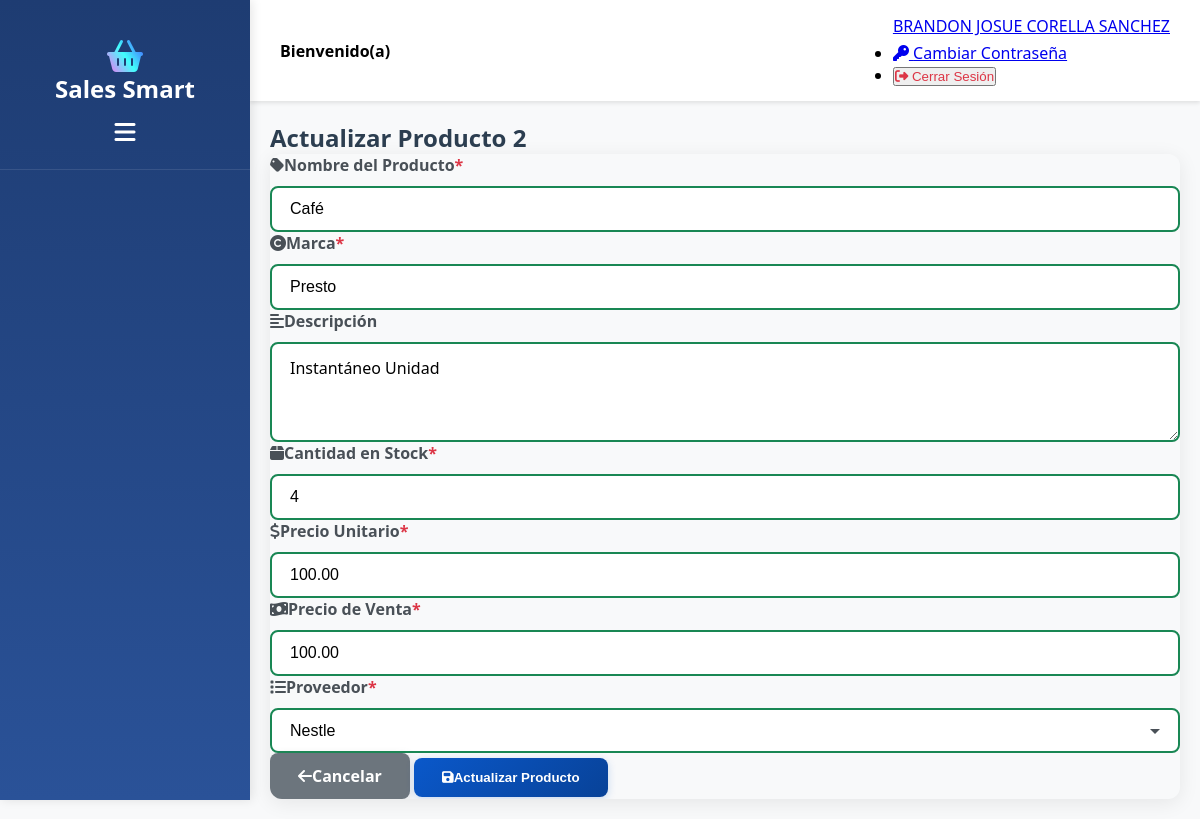
Screenshot of /View/Productos/ActualizarProducto.php?id=2 (signed in) with the database file from the repository.
### tables this page shows
CREATE TABLE `tbproducto` (
  `idProducto` int NOT NULL AUTO_INCREMENT,
  `codigoBarras` varchar(255) NOT NULL,
  `nombre` varchar(255) NOT NULL,
  `marca` varchar(255) NOT NULL,
  `idCategoria` int NOT NULL,
  `descripcion` varchar(255) NOT NULL,
  `cantidad` int NOT NULL,
  `precioUnitario` decimal(10,2) DEFAULT NULL,
  `precio` decimal(10,2) DEFAULT NULL,
  `idProveedor` int NOT NULL,
  `estado` bit(1) NOT NULL DEFAULT b'1',
  PRIMARY KEY (`idProducto`),
  UNIQUE KEY `uq_tbproducto_codigoBarras` (`codigoBarras`),
  KEY `FK_PRODUCTO_CATEGORIA` (`idCategoria`),
  KEY `FK_PRODUCTO_PROVEEDOR` (`idProveedor`),
  CONSTRAINT `FK_PRODUCTO_CATEGORIA` FOREIGN KEY (`idCategoria`) REFERENCES `tbcategoria` (`idCategoria`),
  CONSTRAINT `FK_PRODUCTO_PROVEEDOR` FOREIGN KEY (`idProveedor`) REFERENCES `tbproveedores` (`idProveedor`)
);

### Model/ProductosModel.php (called while the page is built, shortened)
<?php
    function ConsultarProveedoresModel ()
    {
        try
        {
            $context = OpenConnection();
            $sentencia = "CALL ConsultarProveedores()";
            $resultado = $context -> query($sentencia);
            $datos = [];
            while ($row = $resultado->fetch_assoc())
            {
                $datos[] = $row;
            }
            return $datos;
        }
        catch(Exception $error)
        {
            SaveError($error);
            return false;
        }
    }
    function ConsultarProductoPorIdModel($idProducto)
    {
        try
        {
            $context = OpenConnection();
            $sentencia = "CALL ConsultarProductoPorId($idProducto)";
            $resultado = $context -> query($sentencia);
            $datos = null;
            while ($row = $resultado->fetch_assoc())
            {
                $datos = $row;
            }
            return $datos;
        }
        catch(Exception $error)
        {
            SaveError($error);
            return false;
        }
    }
?>

### Controller/ProductosController.php (called while the page is built, shortened)
<?php
    include_once $_SERVER['DOCUMENT_ROOT'] . '/SalesSmart/Model/ProductosModel.php';
    function ConsultarProveedor ()
    {
        return ConsultarProveedoresModel();
    }
    function ConsultarProductoPorId($idProducto)
    {
        return ConsultarProductoPorIdModel($idProducto);
    }
?>

### View/Productos/ActualizarProducto.php (the view, shortened to what this page needs)
<?php
    include_once $_SERVER['DOCUMENT_ROOT'] . '/SalesSmart/View/LayoutInterno.php';
    include_once $_SERVER['DOCUMENT_ROOT'] . '/SalesSmart/Controller/ProductosController.php';
    $idProducto = $_GET["id"];
    $proveedores = ConsultarProveedor();
    $producto = ConsultarProductoPorId($idProducto);
?>
<!doctype html>
<html lang="es">
<body>
    <div class="row mb-3">
        <div class="col-12 mt-4">
            <h2 class="text-center mb-3" style="color: #2c3e50; font-weight: 700;">Actualizar Producto <?php echo $idProducto ?></h2>
        </div>
    </div>
    <div class="card">
        <div class="card-body p-4">
            <form method="POST" action="" id="formProducto">
                <div class="row">
                    <div class="col-md-6 mb-4">
                        <label for="nombre" class="form-label-custom"> <i class="fa-solid fa-tag me-2"></i>Nombre del Producto <span class="text-danger">*</span></label>
                        <input type="text" class="form-control-custom" id="nombre" name="nombre" value="<?php echo $producto["nombre"] ?>" required >
                    </div>
                    <div class="col-md-6 mb-4">
                        <label for="marca" class="form-label-custom"> <i class="fa-solid fa-copyright me-2"></i>Marca <span class="text-danger">*</span> </label>
                        <input type="text" class="form-control-custom" id="marca" name="marca" value="<?php echo  $producto["marca"] ?>" required >
                    </div>
                    <div class="col-md-12 mb-4">
                        <label for="descripcion" class="form-label-custom"> <i class="fa-solid fa-align-left me-2"></i>Descripción </label>
                        <textarea class="form-control-custom" id="descripcion" name="descripcion" rows="3"><?php echo $producto['descripcion']; ?></textarea>
                    </div>
                    <div class="col-md-4 mb-4">
                        <label for="cantidad" class="form-label-custom"> <i class="fa-solid fa-box me-2"></i>Cantidad en Stock <span class="text-danger">*</span></label>
                        <input type="number" class="form-control-custom" id="cantidad" name="cantidad" value="<?php echo  $producto["cantidad"] ?>" min="0" required>
                    </div>
                    <div class="col-md-4 mb-4">
                        <label for="precioUnitario" class="form-label-custom"> <i class="fa-solid fa-dollar-sign me-2"></i>Precio Unitario <span class="text-danger">*</span> </label>
                        <input type="number" class="form-control-custom" id="precioUnitario" name="precioUnitario" value="<?php echo  $producto["precioUnitario"] ?>" step="0.01" min="0"  >
                    </div>
                    <div class="col-md-4 mb-4">
                        <label for="precio" class="form-label-custom"> <i class="fa-solid fa-money-bill-wave me-2"></i>Precio de Venta <span class="text-danger">*</span></label>
                        <input type="number" class="form-control-custom" id="precio" name="precio" value="<?php echo  $producto["precio"] ?>" step="0.01" min="0"  >
                    </div>
                    <div class="col-md-12 mb-3">
                        <label for="proveedor" class="form-label-custom"> <i class="fa-solid fa-list me-2"></i>Proveedor <span class="text-danger">*</span> </label>
                        <select name="proveedor" id="proveedor"
                                class="form-control-custom form-select-custom" required>
                            <?php foreach ($proveedores as $proveedor): ?>
                                <option value="<?php echo $proveedor['idProveedor']; ?>"
                                    <?php if ($proveedor['idProveedor'] == $producto['idProveedor']) echo 'selected'; ?>>
                                    <?php echo htmlspecialchars($proveedor['nombreProveedor']); ?>
                                </option>
                            <?php endforeach; ?>
                        </select>
                    </div>
                </div>
                <div class="d-flex justify-content-end gap-3 mt-4">
                    <a href="Productos.php" class="btn-form-secondary">
                        <i class="fa-solid fa-arrow-left me-2"></i>Cancelar
                    </a>
                    <button type="submit" name="btnActualizarProducto" class="btn-form-primary">
                        <i class="fa-solid fa-save me-2"></i>Actualizar Producto
                    </button>
                </div>
            </form>
        </div>
    </div>
</body>
</html>

### View/CSS/EstilosHome.css (style rules this page uses)
* { margin: 0; padding: 0; box-sizing: border-box; }
body { font-family: 'Segoe UI', Tahoma, Geneva, Verdana, sans-serif; overflow-x: hidden; }

### View/CSS/EstilosProveedor.css (style rules this page uses)
.card { border: none; border-radius: 12px; box-shadow: 0 4px 20px rgba(0, 0, 0, 0.08); overflow: hidden; }
.form-label-custom { font-weight: 600; color: #495057; margin-bottom: 10px; display: flex; align-items: center; font-size: 16px; }
.form-control-custom { width: 100%; padding: 12px 18px; border: 2px solid #e0e0e0; border-radius: 8px; font-size: 16px; transition: all 0.3s ease; outline: none; background-color: #ffffff; }
.form-control-custom::placeholder { color: #adb5bd; }
.btn-form-primary { background: linear-gradient(135deg, #0a58ca 0%, #084298 100%); color: white; border: none; border-radius: 8px; padding: 12px 28px; font-weight: 600; transition: all 0.3s ease; box-shadow: 0 2px 8px rgba(10, 88, 202, 0.2); cursor: pointer; display: inline-flex; align-items: center; text-decoration: none; }
.btn-form-secondary { background: #6c757d; color: white; border: none; border-radius: 8px; padding: 12px 28px; font-weight: 600; transition: all 0.3s ease; box-shadow: 0 2px 8px rgba(108, 117, 125, 0.2); cursor: pointer; display: inline-flex; align-items: center; text-decoration: none; }
.text-danger { color: #dc3545; }
.form-control-custom:valid:not(:placeholder-shown) { border-color: #198754; }

### View/CSS/EstilosProducto.css (style rules this page uses)
.form-select-custom { appearance: none; background-repeat: no-repeat; background-position: right 15px center; background-size: 16px 16px; padding-right: 45px; cursor: pointer; }
.form-select-custom option { padding: 10px; background-color: #ffffff; color: #495057; }
textarea.form-control-custom { resize: vertical; min-height: 80px; font-family: inherit; line-height: 1.5; }
input[type="number"].form-control-custom { -moz-appearance: textfield; }

### View/CSS/EstilosDashboard.css (style rules this page uses)
:root { --primary-gradient: linear-gradient(135deg, #667eea 0%, #764ba2 100%); --success-gradient: linear-gradient(135deg, #11998e 0%, #38ef7d 100%); --warning-gradient: linear-gradient(135deg, #f093fb 0%, #f5576c 100%); --info-gradient: linear-gradient(135deg, #4facfe 0%, #00f2fe 100%); --dark-bg: #f8f9fa; --card-shadow: 0 10px 30px rgba(0, 0, 0, 0.1); --card-hover-shadow: 0 15px 40px rgba(0, 0, 0, 0.15); }
body { background: var(--dark-bg); font-family: 'Segoe UI', Tahoma, Geneva, Verdana, sans-serif; }

### rows the page displays
tbproducto: nombre "Café", marca "Presto", descripcion "Instantáneo Unidad", cantidad "4", precioUnitario "100.00", precio "100.00"

### other values shown
$nombreCompleto "BRANDON JOSUE CORELLA SANCHEZ"
$idProducto "2"
form field proveedor "Nestle"
